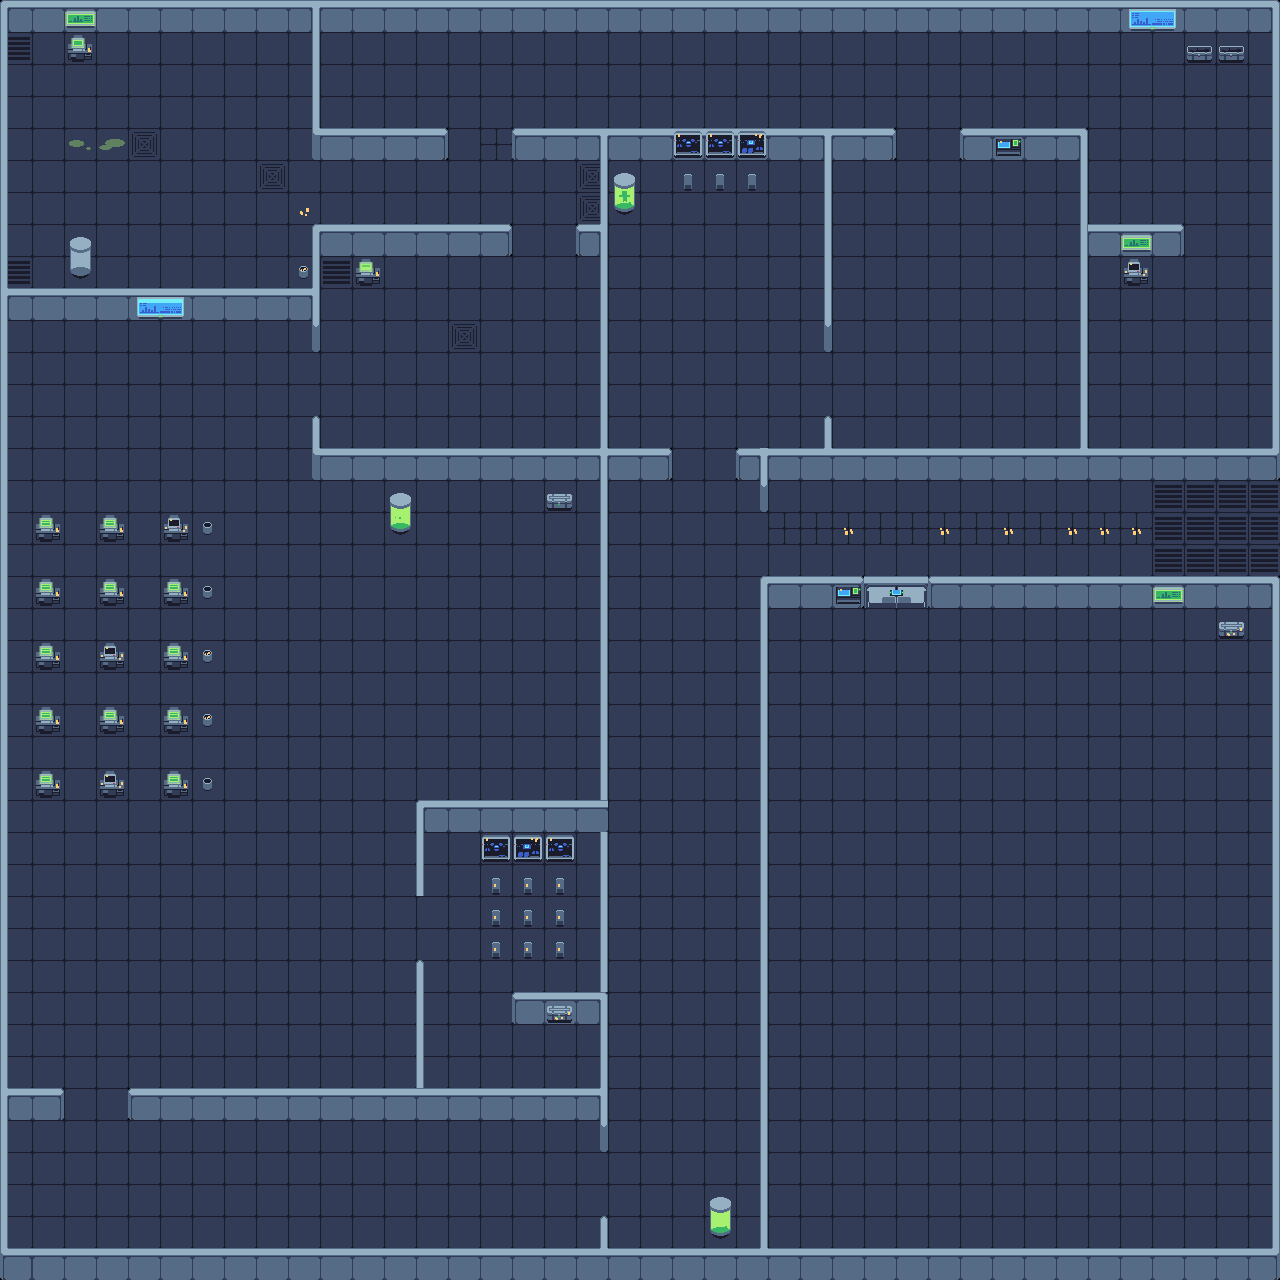

Rendered tile map (Tiled .tmx) drawn with the repository's tilesets; below, a short description and the map source with its tile grids summarised:
An orthogonal 40x40 tile map with 32x32 px tiles, 3 tile layers (Boden, Wände, ItemsAndProps), 2 tilesets and 47 objects (grunt, cctv, shotgun, machinegun, pistol, ...).

<map version="1.10" tiledversion="1.11.0" orientation="orthogonal" renderorder="right-down" width="40" height="40" tilewidth="32" tileheight="32" infinite="0" nextlayerid="16" nextobjectid="109">
 <tileset firstgid="1" source="../TileSheets/TechSet.tsx" />
 <tileset firstgid="852" source="../TileSheets/ItemsAndProps.tsx" />
 <layer id="2" name="Boden" width="40" height="40">
  <data>[1600 cells, 1468 non-empty, 7 distinct tile ids]</data>
 </layer>
 <layer id="1" name="Wände" width="40" height="40">
  <data>[1600 cells, 341 non-empty, 34 distinct tile ids]</data>
 </layer>
 <layer id="14" name="ItemsAndProps" width="40" height="40">
  <data>[1600 cells, 75 non-empty, 33 distinct tile ids]</data>
 </layer>
 <objectgroup id="3" name="Kollision">
  <object id="2" x="312" y="31.9936" width="8" height="96.0064" />
  <object id="6" x="0.0078125" y="0.015625" width="1279.99" height="31.9805" />
  <object id="8" x="0" y="31.9987" width="8" height="1247.97" />
  <object id="9" x="8" y="288" width="304" height="32" />
  <object id="10" x="312" y="224" width="8" height="128" />
  <object id="13" x="8" y="1088" width="56" height="32" />
  <object id="15" x="600.001" y="1216" width="7.99036" height="32" />
  <object id="17" x="600" y="160" width="8" height="991.876" />
  <object id="19" x="576" y="224.009" width="24" height="31.9917" />
  <object id="20" x="128" y="1088" width="472" height="32" />
  <object id="22" x="8" y="1248" width="1271.99" height="31.995" />
  <object id="23" x="1272" y="576" width="7.99586" height="672.001" />
  <object id="24" x="928" y="575.997" width="344" height="32.0038" />
  <object id="25" x="760" y="576" width="8" height="672" />
  <object id="26" x="768" y="576" width="95.9997" height="32" />
  <object id="27" x="736.009" y="448" width="543.991" height="31.9962" />
  <object id="28" x="759.94" y="479.998" width="8.06451" height="32.0019" />
  <object id="29" x="824.004" y="416.06" width="7.99518" height="31.9364" />
  <object id="30" x="1272" y="32" width="7.99609" height="415.994" />
  <object id="31" x="512.034" y="128" width="383.951" height="31.9945" />
  <object id="32" x="824" y="160.015" width="8" height="190.652" />
  <object id="33" x="960.105" y="128.035" width="127.883" height="31.9674" />
  <object id="34" x="1080" y="160.004" width="7.99931" height="287.993" />
  <object id="37" x="320" y="224" width="192.042" height="32" />
  <object id="38" x="312" y="128.002" width="135.995" height="31.9974" />
  <object id="40" x="312" y="416" width="8" height="32" />
  <object id="51" x="312" y="448" width="360" height="32" />
  <object id="102" x="416" y="800" width="184" height="32" />
  <object id="104" x="416" y="832" width="8" height="64" />
  <object id="105" x="416" y="960" width="8" height="127" />
  <object id="106" x="512" y="992" width="88" height="32" />
  <object id="108" x="1088" y="224" width="96" height="32" />
 </objectgroup>
 <objectgroup id="9" name="Navmesh">
  <object id="61" x="19.2" y="38.4" width="279.167" height="236.833">
   <polygon points="569.6,230.4 569.6,396.8 313.6,396.8 313.6,364.8 281.6,364.8 281.6,460.8 569.6,460.8 569.6,601.6 569.6,748.8 384,748.8 384,870.4 416,870.4 416,806.4 480,806.4 569.6,806.4 569.6,940.8 480,940.8 480,998.4 569.6,998.4 569.6,1036.8 416,1036.8 416,998.4 416,942.267 416,915.2 384,915.2 384,1036.8 300.8,1036.8 140.8,1036.8 96,1036.8 96,1094.4 299.8,1094.4 569.6,1094.4 569.6,1120 601.6,1120 601.6,921.6 601.6,599.6 601.6,454.4 659.2,454.4 659.2,396.8 595.2,396.8 595.2,185.6 627.2,185.6 627.2,134.4 646.4,134.4 646.4,160 755.2,160 755.2,134.4 793.6,134.4 793.6,326.4 825.6,326.4 825.6,134.4 889.6,134.4 889.6,76.8 620.133,76.8 313.6,76.8 313.6,6.4 620.8,6.4 940.8,6.4 1081.6,6.4 1241.6,6.4 1241.6,76.8 1241.6,172.8 1241.6,256 1241.6,396.8 1171.2,396.8 1081.6,396.8 1081.6,256 1171.2,256 1171.2,172.8 1081.6,172.8 1081.6,76.8 941.467,76.8 928,76.8 928,134.4 1049.6,134.4 1049.6,396.8 819.2,396.8 819.2,371.2 793.6,371.2 793.6,396.764 710.4,396.8 710.4,454.4 729.6,454.4 729.6,480 761.6,480 761.6,454.4 857.6,454.4 896,454.4 1068.8,454.4 1165.3,454.4 1248,454.4 1248,524.8 1164.8,524.8 1070.13,524.8 896,524.8 896,582.4 972.8,582.4 1049.6,582.4 1113.6,582.4 1181.47,582.4 1235.2,582.4 1235.2,633.6 1235.2,729.6 1235.2,825.6 1235.2,921.6 1235.2,1017.6 1235.2,1113.6 1235.2,1196.8 1184,1196.8 1113.6,1196.8 1048.8,1196.8 940.8,1196.8 895.8,1196.8 857.8,1196.8 761.6,1196.8 761.6,1113.6 761.6,1017.6 761.6,920.933 761.6,825.6 761.6,729.6 761.6,633.6 761.6,582.4 857.6,582.4 857.6,524.8 729.6,524.8 729.6,600.6 729.6,921.6 729.6,1196.8 601.6,1196.8 601.6,1171.2 569.6,1171.2 569.6,1196.8 301.8,1196.8 3.55271e-15,1196.8 3.55271e-15,1094.4 57.6,1094.4 57.6,1036.8 0,1036.8 -1.68256e-15,919.6 -6.24785e-15,601.6 -1.06581e-14,294.4 140.8,294.4 281.6,294.4 281.6,326.4 313.6,326.4 313.6,230.4" />
  </object>
 </objectgroup>
 <objectgroup id="13" name="Waypoints">
  <object id="91" template="../TiledObjectTemplates/Nodes/ChokePoint.tx" x="316" y="393" />
  <object id="92" template="../TiledObjectTemplates/Nodes/ChokePoint.tx" x="96" y="1107" />
  <object id="93" template="../TiledObjectTemplates/Nodes/ChokePoint.tx" x="605" y="1196" />
  <object id="94" template="../TiledObjectTemplates/Nodes/ChokePoint.tx" x="704" y="476" />
  <object id="96" template="../TiledObjectTemplates/Nodes/ChokePoint.tx" x="929" y="148" />
  <object id="97" template="../TiledObjectTemplates/Nodes/ChokePoint.tx" x="829" y="385" />
  <object id="98" template="../TiledObjectTemplates/Nodes/ChokePoint.tx" x="897" y="610" />
 </objectgroup>
 <objectgroup id="15" name="ExitPoint">
  <object id="99" x="1195" y="491" width="75" height="72" />
 </objectgroup>
 <objectgroup id="12" name="Entitys" visible="0">
  <object id="47" name="Grunt" type="grunt" x="524.8" y="96">
   <point />
  </object>
  <object id="52" name="CCTV" type="cctv" x="160" y="287">
   <point />
  </object>
  <object id="49" name="Shotgun" type="shotgun" x="257.985" y="74.4397">
   <point />
  </object>
  <object id="56" name="Maschinegun" type="machinegun" x="160.818" y="74.1063">
   <point />
  </object>
  <object id="54" name="Pistol" type="pistol" x="65" y="72.5">
   <point />
  </object>
  <object id="48" name="Player" type="player" x="93.8178" y="198.061">
   <point />
  </object>
 </objectgroup>
</map>
